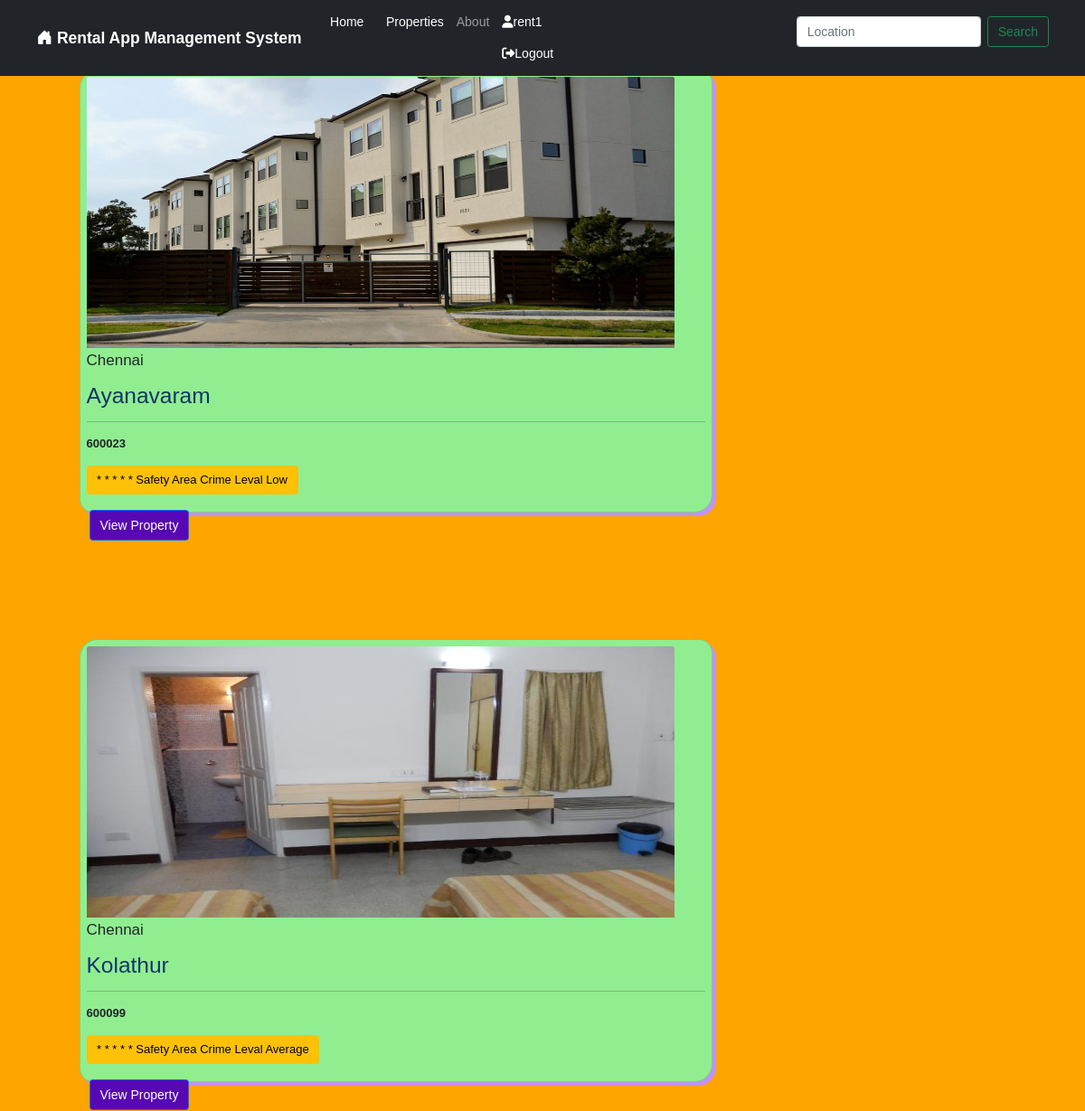
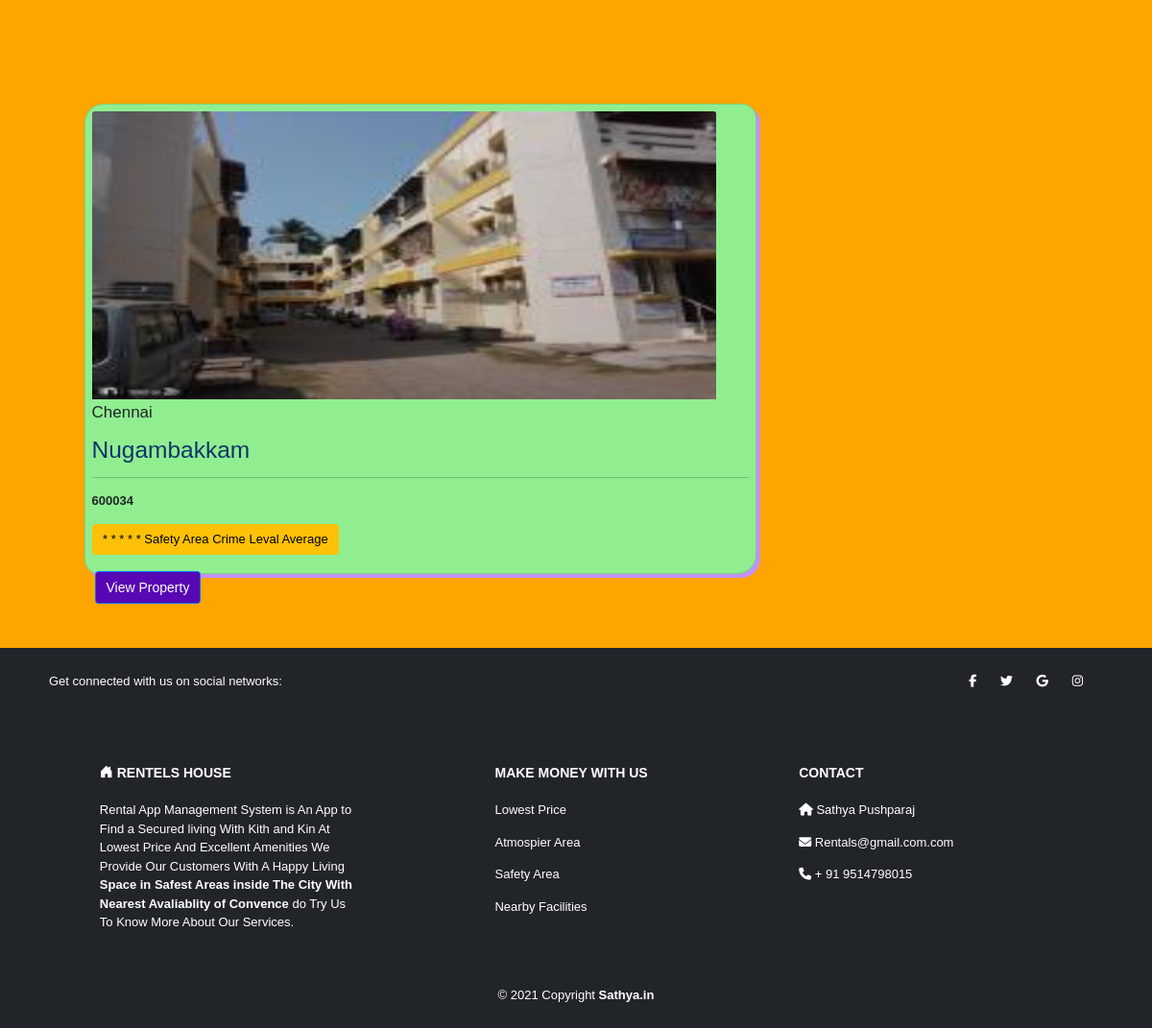
/Appartments?House=Chennai (signed in), run on the app's committed database (2 pictures, top to bottom).
### rentapp/models.py (models this page shows, shortened)
class Add_place(models.Model):
    house = models.ForeignKey(House, on_delete=models.CASCADE)
    name = models.CharField(max_length=150, null=False, blank=False)
    Home_image1 = models.ImageField(upload_to=getFileName, null=True, blank=True)
    Home_image2 = models.ImageField(upload_to=getFileName, null=True, blank=True)
    Home_image3 = models.ImageField(upload_to=getFileName, null=True, blank=True)
    Home_image4 = models.ImageField(upload_to=getFileName, null=True, blank=True)
    address = models.TextField(max_length=800, null=False, blank=False)
    pin_code=models.IntegerField(null=False, blank=False)
    safety = models.TextField(max_length=600, null=False, blank=False)
    amount = models.IntegerField(null=False, blank=False)
    status = models.BooleanField(default=False, help_text="default,1-Hidden")
    created_at = models.DateTimeField(auto_now=True)

class House(models.Model):
    name = models.CharField(max_length=150, null=False, blank=False)
    image = models.ImageField(upload_to=getFileName, null=True, blank=True)
    safety = models.TextField(max_length=600, null=True, blank=True)
    created_at = models.DateTimeField(auto_now=True)
    def __str__(self):
        return self.name

### rentapp/views.py (the view)
# urls.py: path('Appartments',views.appartment,name='Appartments'),
@login_required
@requires_csrf_token
def appartment(request):
    House = request.GET.get('House')
    if House == None:
        product = Add_place.objects.order_by('-name').filter(is_published=True)
    else:
        product = Add_place.objects.filter(house__name=House)
    return render(request, "appart.html", {"product": product})

### rentapp/templates/appart.html (shortened to what this page needs)
{% extends 'layout/main.html' %}
{% block content %}
<html lang="en" xmlns="http://www.w3.org/1999/html">
<head>
    {% load static %}
    <link href="{% static 'css/fonts.css' %}" rel="stylesheet">
</head>
<body>
 {% for item in product %}
  <div class="container m-3">
           <div class="row m-5">
                    <div class="card m-4 p-2" style="width: 50rem; height: 35rem; box-shadow: 4px 4px #c291fa; border-radius: 20px 15px;">
                        <img src="{{item.Home_image1.url}}" style="height: 300px; width: 650px;"  class="card-img-top" alt="...">
                        <div class="card-body-3">
                            <h4 style="font-size: 17px;" class="card-title mt-1">{{item.house}}</h4>
                            <h3 style="color: rgb(16, 52, 107)" class="card-subtitle mt-3">{{item.name}}</h3>
                            <hr>
                            <p style="font-size: 13px;" class="cart-text mt-1"><b>{{item.pin_code}}</b></p>
                            <p style="font-size: 13px;" class="btn btn-warning">{{item.safety}}</p>
                        </div>
                        <span><a href="{% url 'products' item.name %}" style="background-color: #5707b3;" class="btn btn-primary m-1">View Property</a></span>
                    </div>
                </div>
</div>
    {% endfor %}
{% endblock content %}

### rentapp/templates/layout/main.html (shortened to what this page needs)
{% load static %}
<html lang="en">
  <head>
    <link href="https://cdn.jsdelivr.net/npm/bootstrap@5.0.2/dist/css/bootstrap.min.css" rel="stylesheet">
    <link rel="stylesheet" href="https://cdnjs.cloudflare.com/ajax/libs/font-awesome/4.7.0/css/font-awesome.min.css">
    <link rel="stylesheet" href="{% static 'css/style.css' %}">
  </head>
  <body>
    {% include 'inc/navbar.html' %}
    {% block content %}
    {% endblock content %}
    {% include 'inc/footer.html' %}
  </body>
</html>

### rentapp/templates/inc/navbar.html (shortened to what this page needs)
<nav class="navbar navbar-expand-lg navbar-dark bg-dark fixed-top">
  <div class="container">
    <a class="navbar-brand"><i class="bi-house-door-fill"></i> <b>Rental App Management System</b></a>
    <div class="collapse navbar-collapse" id="navbarSupportedContent">
      <ul class="navbar-nav me-auto mb-3 mb-lg-0">
        <li class="nav-item">
          <div class="container-fluid justify-content-between">
          <a class="nav-link active" aria-current="page" href="{% url 'main' %}">Home</a>
        </li>
        <li class="nav-item">
          <a class="nav-link active" href="{% url 'register' %}">Properties</a>
        </li>
         <li class="nav-item">
          <a class="nav-link" href="{% url 'about' %}">About</a>
        </li>
 {% if request.user.is_authenticated %}
            <li class="nav-item">
          <a class="nav-link active" aria-current="page" href=""><i class="fa fa-user"></i>{{request.user}}</a>
          <a class="nav-link active" aria-current="page" href="{% url 'logout' %}"><i class="fa fa-sign-out"></i>Logout</a>
          {% endif %}
        </li>
      </ul>
         {% if request.user.is_authenticated %}
      <form action="{% url 'search' %}" method="get" class="d-flex">
        <input class="form-control me-2" type="text"  name="query" placeholder="Location" aria-label="Location">
        <button class="btn btn-outline-success" type="submit">Search</button>
          {% endif %}
      </form>
    </div>
  </div>
</nav>

### rentapp/templates/inc/footer.html
<link rel="stylesheet" href="https://cdn.jsdelivr.net/npm/bootstrap-icons@1.5.0/font/bootstrap-icons.css">
<footer class="text-center text-lg-start bg-dark text-white">
    <section class="container d-flex justify-content-center justify-content-lg-between p-4">
      <div class="me-5 d-none d-lg-block">
        <span>Get connected with us on social networks:</span>
      </div>
      <div>
        <a href="https://www.facebook.com/" class="me-4 text-reset"><i class="fa fa-facebook"></i></a>
        <a href="https://twitter.com/i/flow/login" class="me-4 text-reset"><i class="fa fa-twitter"></i></a>
        <a href="https://www.google.com/" class="me-4 text-reset"><i class="fa fa-google"></i></a>
        <a href="https://www.instagram.com/" class="me-4 text-reset"><i class="fa fa-instagram"></i></a>
      </div>
    </section>
    <section class="">
      <div class="container text-center text-md-start mt-5">
        <div class="row mt-3">
          <div class="col-md-3 col-lg-4 col-xl-3 mx-auto mb-4">
            <h6 class="text-uppercase fw-bold mb-4"><i class="bi-house-door-fill"></i></i> Rentels House</h6>
            <p>
              Rental App Management System is An App to Find a Secured living With Kith and Kin At Lowest Price And Excellent Amenities We Provide Our Customers With
               A Happy Living <b> Space  in Safest Areas inside The City With Nearest Avaliablity of Convence</b> do Try Us To Know More About Our Services.
            </p>
          </div>
          <div class="col-md-2 col-lg-2 col-xl-2 mx-auto mb-4">
            <h6 class="text-uppercase fw-bold mb-4">Make Money with Us</h6>
            <p><a href="#!" class="text-reset">Lowest Price</a></p>
            <p><a href="#!" class="text-reset">Atmospier Area</a></p>
            <p><a href="#!" class="text-reset">Safety Area</a></p>
            <p><a href="#!" class="text-reset">Nearby Facilities</a></p>
          </div>
          <div class="col-md-4 col-lg-3 col-xl-3 mx-auto mb-md-0 mb-4">
            <h6 class="text-uppercase fw-bold mb-4"> Contact</h6>
            <p><i class="fa fa-home"></i> Sathya Pushparaj</p>
            <p><i class="fa fa-envelope"></i> Rentals@gmail.com.com</p>
            <p><i class="fa fa-phone"></i> + 91 9514798015</p>
          </div>
        </div>
      </div>
    </section>
    <div class="text-center p-4">
      &copy;  2021 Copyright <a class="text-reset fw-bold" href="/"> Sathya.in</a>
    </div>

### rentapp/static/css/style.css (style rules this page uses)
html { font-size: 14px; }
body { font-family: 'Noto Sans',sans-serif; }
a { text-decoration: none; }
footer { font-size:13px; padding:4px; text-align:center; position:bottom; right:0; left:0; bottom:0; }

### data on the page
Add_place: Home_image1 (picture), house "Chennai", name "Ayanavaram", pin_code "600023", safety "* * * * * Safety Area Crime Leval Low"
Add_place: Home_image1 (picture), house "Chennai", name "Kolathur", pin_code "600099", safety "* * * * * Safety Area Crime Leval Average"
Add_place: Home_image1 (picture), house "Chennai", name "Nugambakkam", pin_code "600034", safety "* * * * * Safety Area Crime Leval Average"

### other printed values
{{ request.user }} "rent1"
